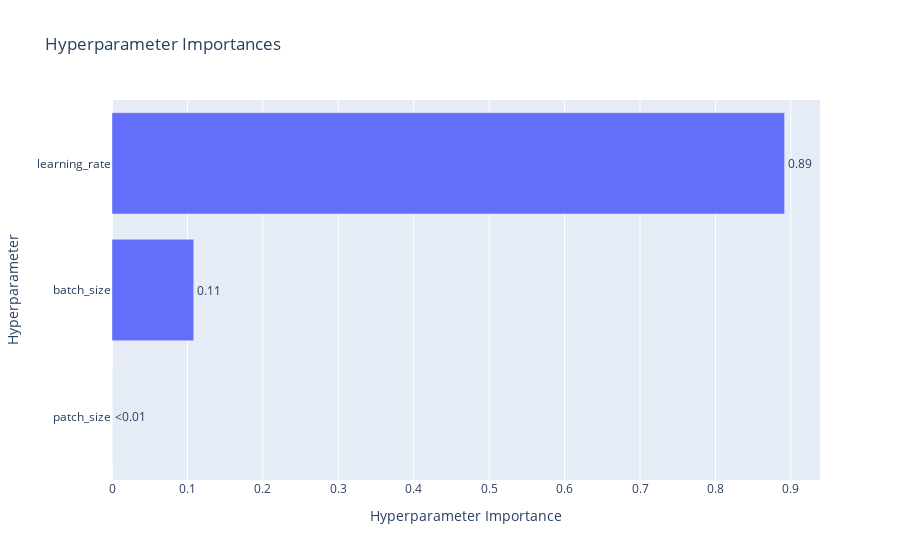

Here is the notebook cell this chart was saved with:
### Code cell
# parameter importances
ov.plot_param_importances(study)

### Figure 1 — Plotly figure (JSON) as saved in the notebook; plotly's stock layout.template omitted (floating-point values rounded to 4 significant figures)
{"data": [{"cliponaxis": false, "hovertemplate": ["patch_size (CategoricalDistribution): 0.0<extra></extra>", "batch_size (CategoricalDistribution): 0.10833544075507659<extra></extra>", "learning_rate (FloatDistribution): 0.8916645592449234<extra></extra>"], "name": "Objective Value", "orientation": "h", "text": ["<0.01", "0.11", "0.89"], "textposition": "outside", "type": "bar", "x": [0, 0.1083, 0.8917], "y": ["patch_size", "batch_size", "learning_rate"]}], "layout": {"title": {"text": "Hyperparameter Importances"}, "xaxis": {"title": {"text": "Hyperparameter Importance"}}, "yaxis": {"title": {"text": "Hyperparameter"}}}}
